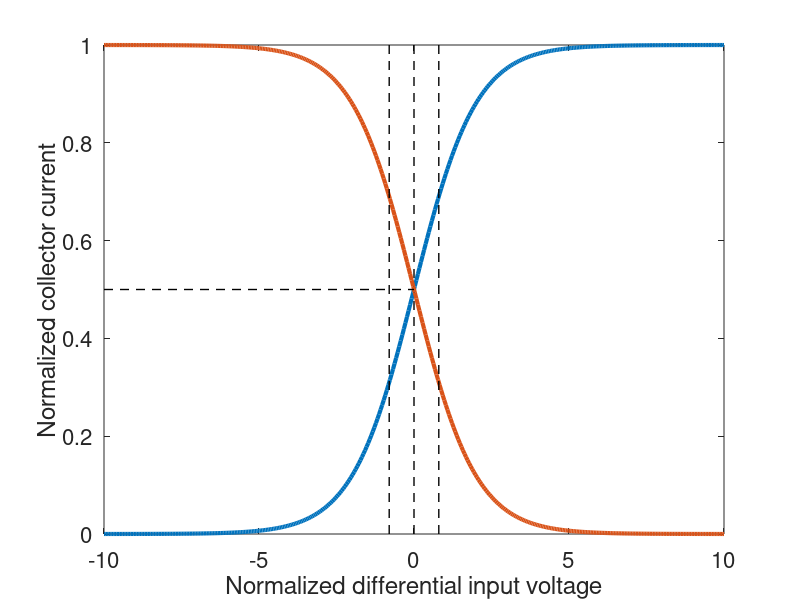

This figure's MATLAB source:
%% Sigmoid for Nouglas :)
clear all; clc;
a = 1;
b = 1;
c = -0.001;

x = linspace(-10,10,400);
sigmoid = a./(1+exp(-b*(x-c)));

figure(5), clf
plot(x, sigmoid, 'linew',3);
hold on
plot([0 0],get(gca, 'ylim'),'k--','LineWidth',1)
hold on
plot(-x, sigmoid, 'linew',3);
hold on
plot([0.8 0.8],get(gca, 'ylim'),'k--','LineWidth',1)
hold on
plot([-0.8 -0.8],get(gca, 'ylim'),'k--','LineWidth',1)
hold on
plot([-10 0],[0.5 0.5],'--k','LineWidth',1);
xlabel('Normalized differential input voltage','FontSize',14);
ylabel('Normalized collector current','FontSize',14);
set(gca,'FontSize',16);
hold on